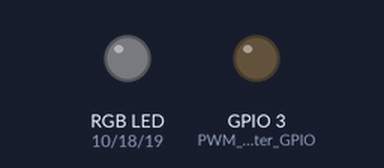
Recording of a program running on a simulated ESP32-C3. Shown: an RGB LED mixed from three pins (HIGH = lit), output pins drawn as LEDs (lit = HIGH). Dim RGB values are drawn brighter than linear.

Above: at 0.3 s.
At 2.75 s:
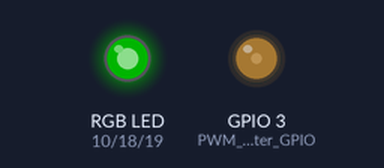
At 5.25 s:
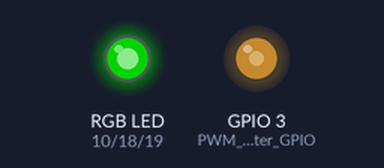
At 10.25 s:
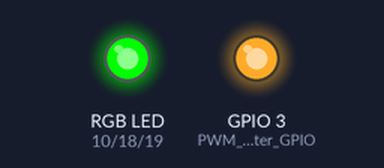
Timing chart, 0 to 13.3 s (numbered marks = the images above):
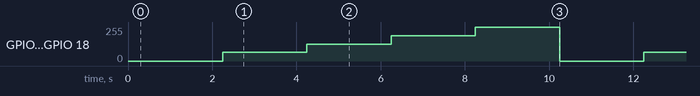

Measured:
- by itself, GPIO 3 (PWM_Meter_GPIO), GPIO 18 (LED_Green): repeats every 10.0 s: 127/255 2.0 s, 191/255 2.0 s, 255/255 2.0 s, 0/255 2.0 s, 64/255 2.0 s

The program:

main.cpp
```cpp
/*
  Dave Williams, DitroniX 2019-2024 (ditronix.net)
  Full header information in README

  This test code is OPEN SOURCE and formatted for easier viewing.  Although is is not intended for real world use, it may be freely used, or modified as needed.
  It is distributed on an "AS IS" BASIS, WITHOUT WARRANTIES OR CONDITIONS OF ANY KIND, either express or implied.

  Further information, details and examples can be found on our website and also GitHub wiki pages:
  * github.com/DitroniX
  * github.com/DitroniX/IBEM-IoT-Battery-Energy-Monitor
  * github.com/DitroniX/IBEM-IoT-Battery-Energy-Monitor/wiki
  * hackster.io/DitroniX/ibem-esp32c3-iot-battery-energy-monitor-solar-inverters-0342b1
*/

// Libraries
#include <Arduino.h>

// The LED PWM controller can generate independent digital waveform on six channels on Any GPIO pins.  The accuracy of duty cycle can be up to 18 bits.

// ****************  VARIABLES / DEFINES / STATIC / STRUCTURES / CONSTANTS ****************

// ******************************** OUTPUTS ********************************
#define LED_Red 10        // User RGB
#define LED_Green 18      // User RGB
#define LED_Blue 19       // User RGB
#define PWM_Meter_GPIO 3  // DCMeter (PWM)

// **************** INSTANCES ****************

// **************** FUNCTIONS AND ROUTINES ****************

// **************** SETUP ****************
void setup() {
  // Stabalise
  delay(250);

  // Initialise UART
  Serial.begin(115200, SERIAL_8N1);  // 115200
  while (!Serial)
    ;
  Serial.println("");

  //  Configures the specified LED GPIO as outputs
  pinMode(LED_Red, OUTPUT);
  pinMode(LED_Green, OUTPUT);
  pinMode(LED_Blue, OUTPUT);

  // LEDs Default Off State
  digitalWrite(LED_Red, LOW);
  digitalWrite(LED_Green, LOW);
  digitalWrite(LED_Blue, LOW);

  // PWM
  pinMode(PWM_Meter_GPIO, OUTPUT);
}

// **************** LOOP ****************
void loop(void) {

  // Updates both Green LED and the DC Meter Output (100uA)

  // PWM Test
  analogWrite(PWM_Meter_GPIO, 0);  //generates PWM of 0% duty cycle
  analogWrite(LED_Green, 0);
  delay(2000);

  analogWrite(PWM_Meter_GPIO, 64);  //generates PWM of 25% duty cycle
  analogWrite(LED_Green, 64);
  delay(2000);

  analogWrite(PWM_Meter_GPIO, 127);  //generates PWM of 50% duty cycle
  analogWrite(LED_Green, 127);
  delay(2000);

  analogWrite(PWM_Meter_GPIO, 191);  //generates PWM of 75% duty cycle
  analogWrite(LED_Green, 191);
  delay(2000);

  analogWrite(PWM_Meter_GPIO, 255);  //generates PWM of 100% duty cycle
  analogWrite(LED_Green, 255);
  delay(2000);
}
```
